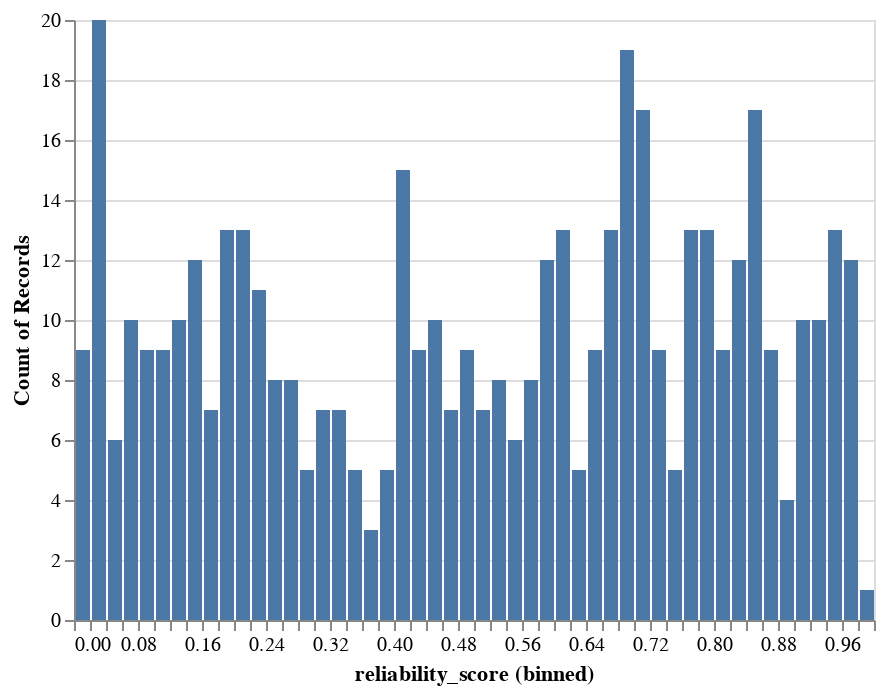

Source (notebook cell):
### Code cell
#final reliability index score!
alt.Chart(df_var).mark_bar().encode(
    alt.X('reliability_score:Q', bin=alt.BinParams(maxbins=50)),
    y='count()'
)

### Figure 1 — Vega-Lite specification as saved in the notebook (floating-point values rounded to 4 significant figures; data arrays with more than 128 entries replaced by an {"elided": "..."} marker saying what was removed)
{"$schema": "https://vega.github.io/schema/vega-lite/v2.4.3.json", "config": {"view": {"height": 300, "width": 400}}, "data": {"values": {"elided": "481 records"}}, "encoding": {"x": {"bin": {"maxbins": 50}, "field": "reliability_score", "type": "quantitative"}, "y": {"aggregate": "count", "type": "quantitative"}}, "mark": "bar"}
